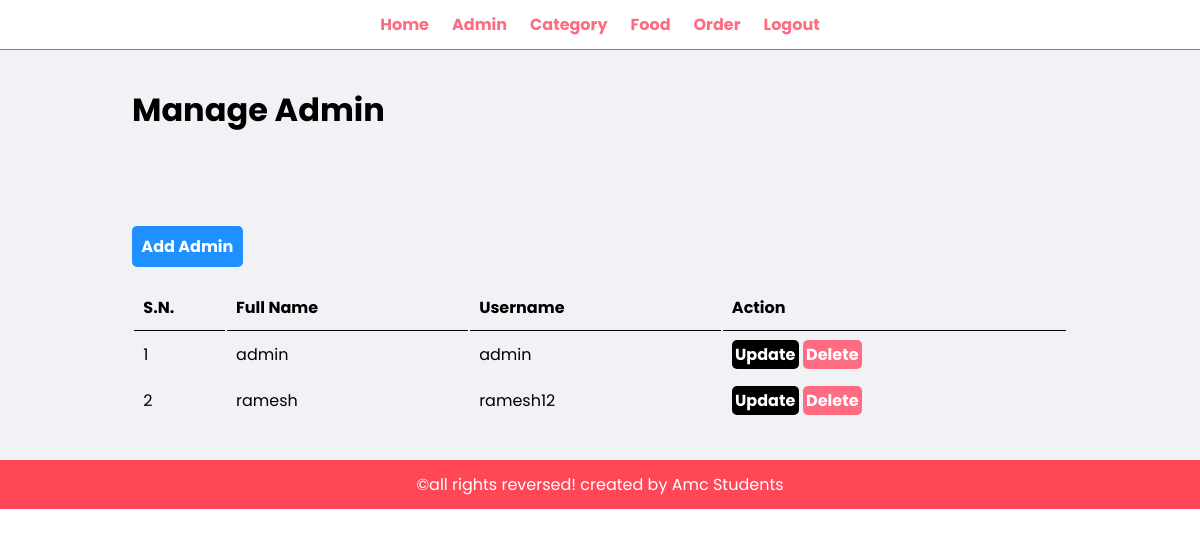
/admin/manage-admin.php (signed in), run on the app's committed database.
### admin/manage-admin.php (the view, shortened to what this page needs)
<?php include('partials/menu.php'); ?>
    <div class="main-content">
        <div class="wrapper">
        <h1>Manage Admin</h1>
        <br>
        <br>
        <br>
        <br>
        <a href="add-admin.php" class="btn-primary">Add Admin</a>
        <br>
        <br>
            <table class="tbl-full">
                <tr>
                    <th>S.N.</th>
                    <th>Full Name</th>
                    <th>Username</th>
                    <th>Action</th>
                </tr>
                <?php
                    $sql = "SELECT * FROM `tbl-admin`";
                    $result = mysqli_query($conn,$sql);
                    if($result==true){
                        $count = mysqli_num_rows($result);
                        $sn =1;
                        if($count>0){
                            while($rows=mysqli_fetch_assoc($result)){
                                $id = $rows['id'];
                                $full_name = $rows['full-name'];
                                $username = $rows['username'];
                                ?>
                                <tr>
                                    <td><?php echo $sn++; ?></td>
                                    <td><?php echo $full_name; ?></td>
                                    <td><?php echo $username; ?></td>
                                    <td>
                                        <a href="<?php echo SITEURL; ?>admin/update-admin.php?id=<?php echo $id; ?>" class="btn-secondary">Update</a>
                                        <a href="<?php echo SITEURL; ?>admin/delete-admin.php?id=<?php echo $id; ?>" class="btn-danger">Delete</a>
                                    </td>
                                </tr>
                                <?php
                            }
                        }else{
                        }
                    }
                ?>
            </table>
        </div>
    </div>
    <?php include('partials/footer.php'); ?>

### css/admin.css (style rules this page uses)
* { margin: 0; padding: 0; box-sizing: border-box; font-family: "Poppins", sans-serif; }
.wrapper { padding: 1%; width: 80%; margin: 0 auto; }
.tbl-full { width: 100%; }
table tr th { border-bottom: 1px solid black; padding: 1%; text-align: left; }
table tr td { padding: 1%; }
.btn-primary { background-color: #1e90ff; padding: 1%; color: white; text-decoration: none; font-weight: bold; border-radius: 5px; }
.btn-secondary { background-color: black; padding: 1%; color: white; text-decoration: none; font-weight: bold; border-radius: 5px; }
.btn-danger { background-color: #ff6b81; padding: 1%; color: white; text-decoration: none; font-weight: bold; border-radius: 5px; }
.main-content { padding: 2% 0; background-color: #f1f2f6; }

### data on the page
tbl-admin: value "admin", username "admin"
tbl-admin: value "ramesh", username "ramesh12"
